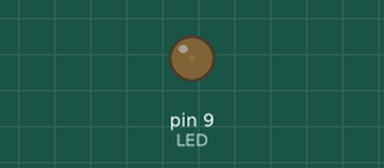
Simulated run of this sketch. Board: Arduino Uno, built with avr-gcc and run on an emulated ATmega328P. Parts: output pins drawn as LEDs (lit = HIGH).

Above: at 0.05 s.
At 2.3 s:
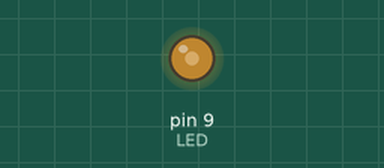
At 4.6 s:
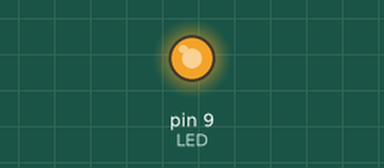
At 9.2 s:
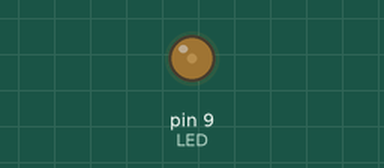
Timing chart, 0 to 13.3 s (numbered marks = the images above):
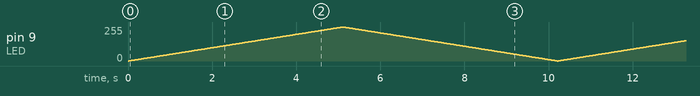

The sketch:

sketch.ino
```cpp
#define LED 9
#define SPEED 20

int i = 0;
void setup() {
   pinMode(LED, OUTPUT);
}

void loop() {
   fade(0, 255, 1);
   fade(255, 0, -1);
}

void fade(int from, int to, int increment) {
   for (int i = from; i != to; i += increment) {
      analogWrite(LED, i);
      delay(SPEED);
   }
}
```
